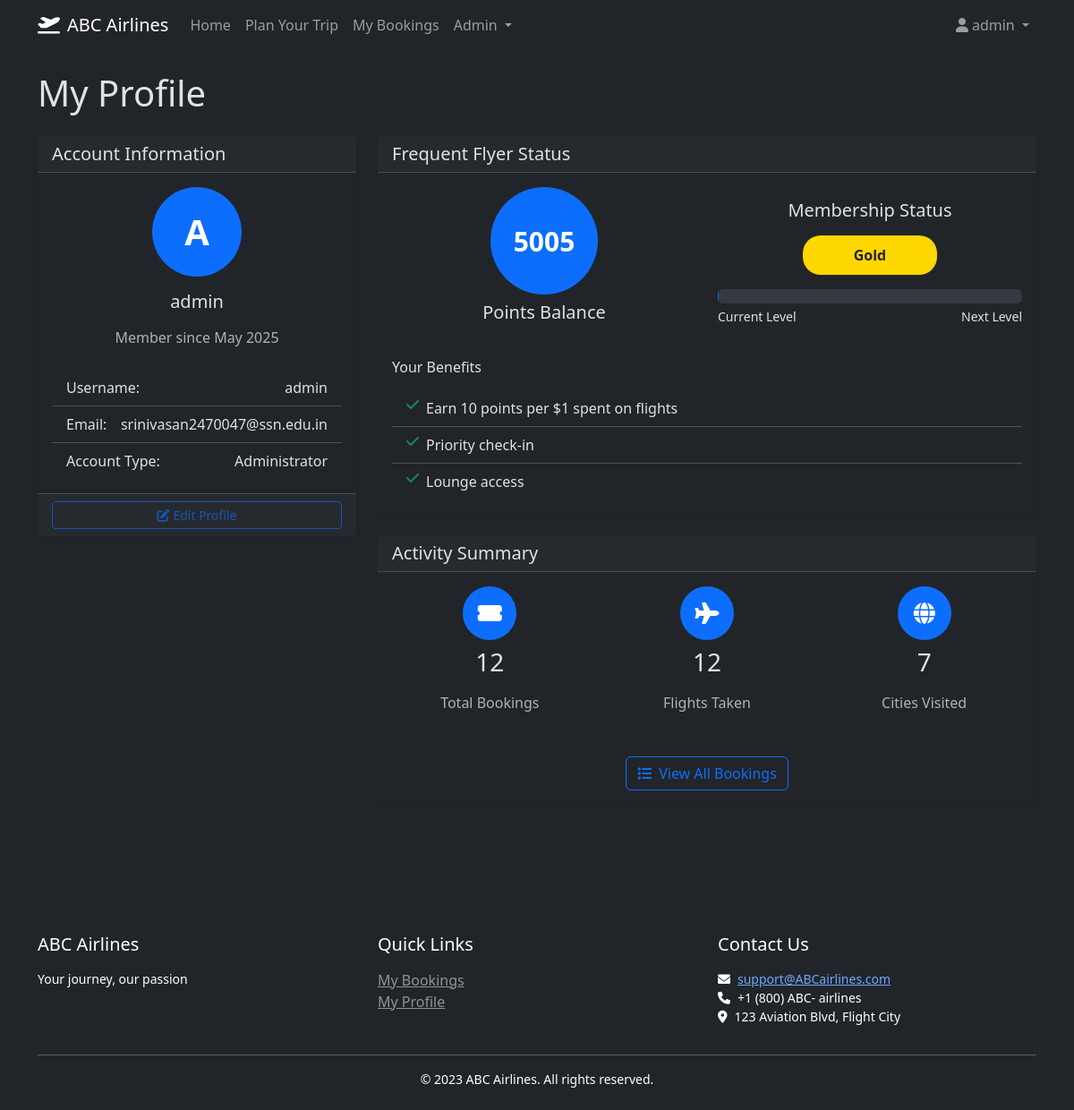
The page /profile (signed in) on the database as committed earlier.
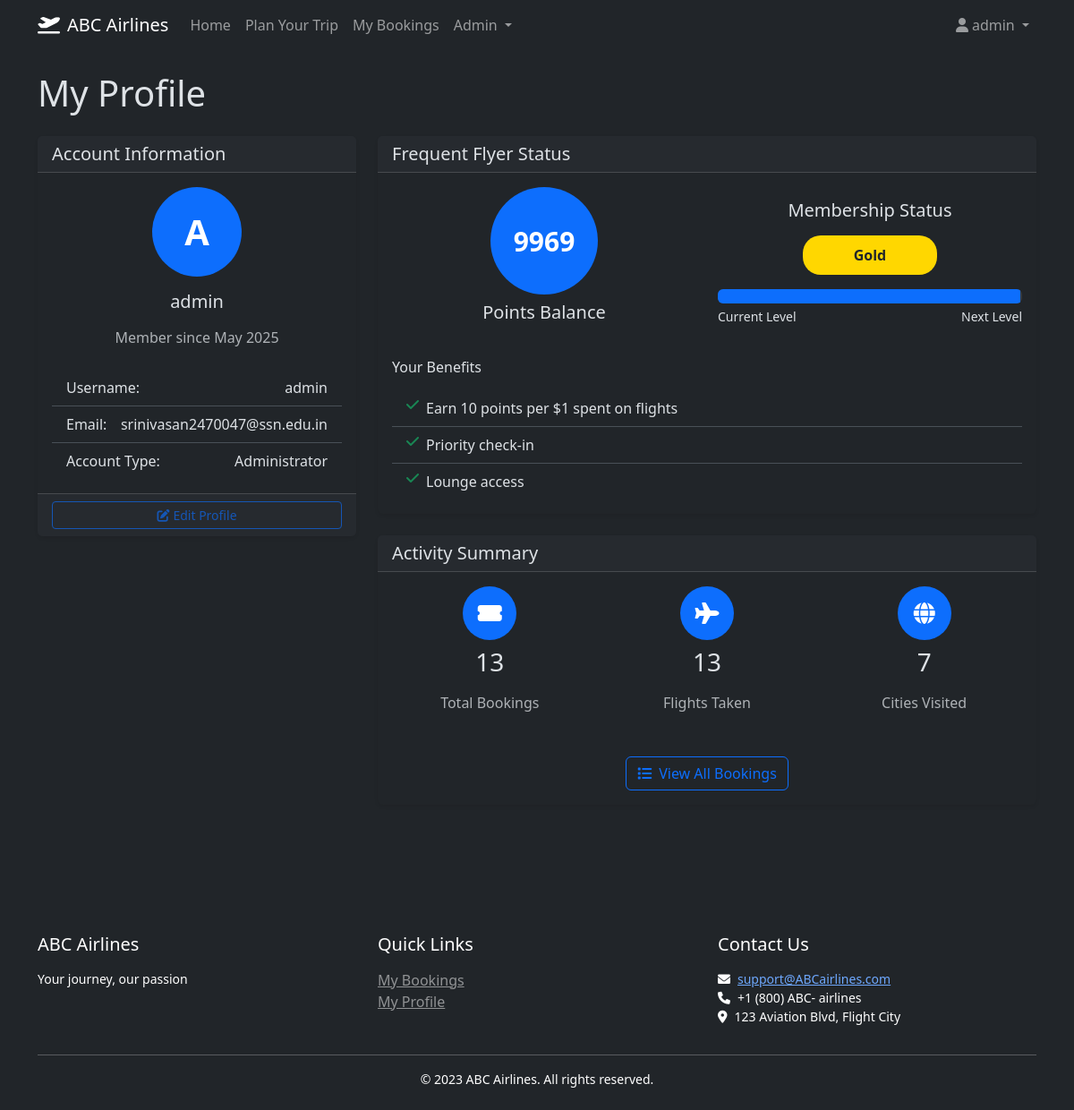
The same page on the database as committed later.
### models.py (models this page shows, shortened)
class User(UserMixin, db.Model):
    __tablename__ = 'users'
    id = db.Column(db.Integer, primary_key=True)
    username = db.Column(db.String(80), unique=True, nullable=False)
    email = db.Column(db.String(120), unique=True, nullable=False)
    password_hash = db.Column(db.String(128), nullable=False)
    is_admin = db.Column(db.Boolean, default=False)
    frequent_flyer_points = db.Column(db.Integer, default=0)
    created_at = db.Column(db.DateTime, nullable=False, default=datetime.utcnow)  # Add created_at
    bookings = db.relationship('Booking', backref='user', lazy=True)

### routes.py (the view)
@app.route('/profile')
@login_required
def profile():
    user = data.get_user_by_id(current_user.id)
    bookings_count = len(data.get_user_bookings(current_user.id))
    return render_template('user_profile.html', user=user, bookings_count=bookings_count)

### app.py (called while the page is built)
@login_manager.user_loader
def load_user(user_id):
    from models import User
    return User.query.get(int(user_id))

### data.py (called while the page is built)
def get_user_by_id(user_id):
    return User.query.get(user_id)

def get_user_bookings(user_id):
    return Booking.query.filter_by(user_id=user_id).all()

### routes.py (called while the page is built)
@app.context_processor
def utility_processor():
    return {
        'format_datetime': format_datetime,
        'format_date': format_date,
        'format_time': format_time,
        'format_price': format_price
    }

### templates/user_profile.html (shortened to what the changed rows need)
{% extends "base.html" %}
{% block content %}
<div class="mb-4">
    <h1 class="mb-4">My Profile</h1>
    <div class="row">
        <div class="col-md-4 mb-4">
            <div class="card">
                <div class="card-body">
                    <div class="text-center mb-4">
                        <div class="avatar-circle mb-3">
                            <span class="initials">{{ user.username[0].upper() }}</span>
                        </div>
                        <h5>{{ user.username }}</h5>
                        <p class="text-muted">Member since {{ user.created_at.strftime('%b %Y') }}</p>
                    </div>
                    <ul class="list-group list-group-flush">
                        <li class="list-group-item d-flex justify-content-between">
                            <span>Username:</span>
                            <span>{{ user.username }}</span>
                        </li>
                        <li class="list-group-item d-flex justify-content-between">
                            <span>Email:</span>
                            <span>{{ user.email }}</span>
                        </li>
                        <li class="list-group-item d-flex justify-content-between">
                            <span>Account Type:</span>
                            <span>{{ 'Administrator' if user.is_admin else 'Standard User' }}</span>
                        </li>
                    </ul>
                </div>
            </div>
        </div>
        <div class="col-md-8">
            <div class="card mb-4">
                <div class="card-body">
                    <div class="row align-items-center">
                        <div class="col-md-6">
                            <div class="text-center mb-3">
                                <div class="points-circle">
                                    <span class="points-value">{{ user.frequent_flyer_points }}</span>
                                </div>
                            </div>
                        </div>
                        <div class="col-md-6">
                            <div class="loyalty-status">
                                {% set status = "Bronze" if user.frequent_flyer_points < 1000 else
                                                "Silver" if user.frequent_flyer_points < 5000 else
                                                "Gold" if user.frequent_flyer_points < 10000 else "Platinum" %}
                                {% set status_color = "#CD7F32" if status == "Bronze" else
                                                      "#C0C0C0" if status == "Silver" else
                                                      "#FFD700" if status == "Gold" else "#E5E4E2" %}
                                <div class="progress mt-3">
                                    {% set progress = (user.frequent_flyer_points % 5000) / 50 if user.frequent_flyer_points < 10000 else 100 %}
                                    <div class="progress-bar" role="progressbar" style="width: {{ progress }}%"></div>
                                </div>
                            </div>
                        </div>
                    </div>
                </div>
            </div>
            <div class="card">
                <div class="card-body">
                    <div class="row text-center">
                        <div class="col-md-4 mb-3">
                            <div class="stats-circle mb-2">
                                <i class="fas fa-ticket-alt"></i>
                            </div>
                            <h3>{{ bookings_count }}</h3>
                            <p class="text-muted">Total Bookings</p>
                        </div>
                        <div class="col-md-4 mb-3">
                            <div class="stats-circle mb-2">
                                <i class="fas fa-plane"></i>
                            </div>
                            <h3>{% if bookings_count > 0 %}{{ bookings_count }}{% else %}0{% endif %}</h3>
                            <p class="text-muted">Flights Taken</p>
                        </div>
                    </div>
                </div>
            </div>
        </div>
    </div>
</div>
{% endblock %}

### templates/base.html (shortened to what this page needs)
<!DOCTYPE html>
<html lang="en" data-bs-theme="dark">
<head>
    <link rel="stylesheet" href="https://cdn.jsdelivr.net/npm/bootstrap@5.3.3/dist/css/bootstrap.min.css">
    <link rel="stylesheet" href="https://cdnjs.cloudflare.com/ajax/libs/font-awesome/6.0.0/css/all.min.css">
    <link rel="stylesheet" href="{{ url_for('static', filename='css/custom.css') }}">
</head>
<body>
    <nav class="navbar navbar-expand-lg navbar-dark bg-dark mb-4">
        <div class="container">
            <a class="navbar-brand" href="{{ url_for('index') }}">
                <i class="fas fa-plane-departure me-2"></i>ABC Airlines
            </a>
            <div class="collapse navbar-collapse" id="navbarNav">
                <ul class="navbar-nav me-auto">
                    <li class="nav-item">
                        <a class="nav-link" href="{{ url_for('index') }}">Home</a>
                    </li>
                    <li class="nav-item">
                        <button class="btn btn-link nav-link" data-bs-toggle="modal" data-bs-target="#travelModal">Plan Your Trip</button>
                    </li>
                    {% if current_user.is_authenticated %}
                    <li class="nav-item">
                        <a class="nav-link" href="{{ url_for('my_bookings') }}">My Bookings</a>
                    </li>
                    {% endif %}
                    {% if current_user.is_authenticated and current_user.is_admin %}
                    <li class="nav-item dropdown">
                        <a class="nav-link dropdown-toggle" href="#" id="adminDropdown" role="button" data-bs-toggle="dropdown">
                            Admin
                        </a>
                    </li>
                    {% endif %}
                </ul>
                <ul class="navbar-nav">
                    {% if current_user.is_authenticated %}
                    <li class="nav-item dropdown">
                        <a class="nav-link dropdown-toggle" href="#" id="userDropdown" role="button" data-bs-toggle="dropdown">
                            <i class="fas fa-user me-1"></i>{{ current_user.username }}
                        </a>
                    </li>
                    {% endif %}
                </ul>
            </div>
        </div>
    </nav>
    <main class="container pb-4">
        {% block content %}{% endblock %}
    </main>
    <footer class="bg-dark text-white mt-5 py-4">
        <div class="container">
            <div class="row">
                <div class="col-md-4">
                    <h5>ABC Airlines</h5>
                    <p class="small">Your journey, our passion</p>
                </div>
                <div class="col-md-4">
                    <h5>Quick Links</h5>
                    <ul class="list-unstyled">
                        {% if current_user.is_authenticated %}
                        <li><a href="{{ url_for('my_bookings') }}" class="text-white-50">My Bookings</a></li>
                        <li><a href="{{ url_for('profile') }}" class="text-white-50">My Profile</a></li>
                        {% else %}
                        <li><a href="{{ url_for('login') }}" class="text-white-50">Login</a></li>
                        <li><a href="{{ url_for('register') }}" class="text-white-50">Register</a></li>
                        {% endif %}
                    </ul>
                </div>
                <div class="col-md-4">
                    <h5>Contact Us</h5>
                    <p class="small">
                        <i class="fas fa-envelope me-2"></i><a href="mailto:support@ABCairlines.com">support@ABCairlines.com</a><br>
                        <i class="fas fa-phone me-2"></i>+1 (800) ABC- airlines<br>
                        <i class="fas fa-map-marker-alt me-2"></i>123 Aviation Blvd, Flight City
                    </p>
                </div>
            </div>
            <hr class="my-3">
            <div class="text-center">
                <p class="small mb-0">&copy; 2023 ABC Airlines. All rights reserved.</p>
            </div>
        </div>
    </footer>
</body>
</html>

Rows that differ between the two databases and show on the page:
changed User "admin": frequent_flyer_points "5005" → "9969"
Other text that changed with them:
{{ bookings_count }}: "12" → "13"
